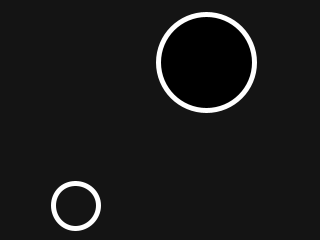
Frame 1 (no input)
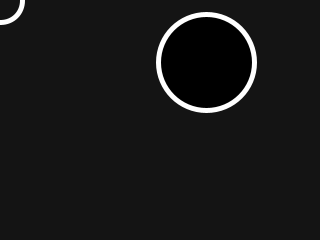
Frame 60 (the mouse pressed at the canvas centre just before this capture)
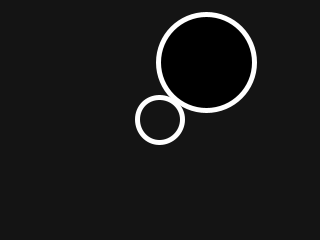
Frame 120 (the mouse held since frame 60 and released just before this capture)

The Processing sketch that drew these frames (run headless with seeded random() and noise(); from frame 60 on, the mouse is pressed at the canvas centre):

// Processing sketch: class_particle_2
// ── class_particle_2.pde
Particle p1, p2;

void setup(){
 size(320, 240);
 frameRate(60);
 p1 = new Particle();
 p2 = new Particle();
}


void draw(){
  background(20);
  p2.overlapping(p1);
  
  p1.display();
  p2.display();
 
  p2.x = mouseX;
  p2.y = mouseY;
}

// ── Particle.pde
class Particle{
 float x;
 float y;
 float r;
 color col;
 
 Particle(){
  x = random(width);
  y = random(height);
  r = random(20, 100);
  col = color(100,0,0,100);
 }
 
 Particle(float X, float Y, float R, color Col){
   x = X;
   y = Y;
   r = R;
   col = Col;
 }
 void display(){
    stroke(255);
    strokeWeight(5);
    //println(col);
    fill(col);
    ellipse(x, y, r, r);
 }
 
 void overlapping(Particle c){
   
   if(dist(x, y, c.x, c.y) < (r/2 + c.r/2)){
     col = color(255, 0,0,100);
     c.col = color(62, 255, 192, 100);
   }

   else{
     c.col = color(0,0,0,0);
     col = color(255, 255, 255, 0);
   }
  }
}
